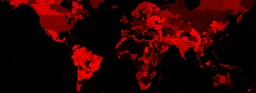
#> input picture state_id.png, 256 x 93 px, shrunk from 5632 x 2048 before the run
$ python build_state_borders.py
#> lines starting #> are read from the running program, lines starting #| are printed output that depends on the picture
import json
import numpy as np
from PIL import Image
from collections import defaultdict
import math

def simplify_segment(seg, epsilon=0.5):
    if len(seg) < 3: return seg
    pts = np.array(seg)
    line_vec = pts[-1] - pts[0]
    line_len = np.linalg.norm(line_vec)
    if line_len == 0:
        dists = np.linalg.norm(pts - pts[0], axis=1)
    else:
        line_unit = line_vec / line_len
        p_vecs = pts - pts[0]
        projs = np.dot(p_vecs, line_unit)
        projs = np.clip(projs, 0, line_len)
        closest = pts[0] + np.outer(projs, line_unit)
        dists = np.linalg.norm(pts - closest, axis=1)
    dmax = np.max(dists)
    index = np.argmax(dists)
    if dmax > epsilon:
        res1 = simplify_segment(seg[:index+1], epsilon)
        res2 = simplify_segment(seg[index:], epsilon)
        return res1[:-1] + res2
    else:
        return [seg[0], seg[-1]]

def smooth_segment(seg, iterations=2, window=3):
    if len(seg) < 3: return seg
    res = np.array(seg, dtype=float)
    for _ in range(iterations):
        smoothed = np.copy(res)
        for i in range(1, len(res)-1):
            smoothed[i] = np.mean(res[max(0, i-window//2) : min(len(res), i+window//2+1)], axis=0)
        res = smoothed
    return res.tolist()

print("Loading state_id.png...")
state_img = Image.open('state_id.png').convert('RGB')
state_arr = np.array(state_img)
state_map = state_arr[:,:,0].astype(np.int32) + (state_arr[:,:,1].astype(np.int32) << 8) + (state_arr[:,:,2].astype(np.int32) << 16)
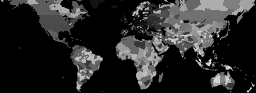
#> state_map: shape (93, 256) int32; min 0, max 1287, mean 205.2; drawn with min black and max white

h, w = state_map.shape
#> h = 93; w = 256
padded = np.zeros((h + 2, w + 2), dtype=np.int32) - 1
padded[1:-1, 1:-1] = state_map
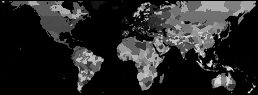
#> padded: shape (95, 258) int32; min -1, max 1287, mean 199.3; drawn with min black and max white

# Extract edges with orientation.
# Edge format: ( (x1,y1), (x2,y2) ) where state on RIGHT is state_right, state on LEFT is state_left
# For horizontal borders (between y and y+1):
# if padded[y, x] = S1 and padded[y+1, x] = S2
# edge goes from (x, y+1) to (x+1, y+1). S2 is on RIGHT, S1 is on LEFT.
# For vertical borders (between x and x+1):
# if padded[y, x] = S1 and padded[y, x+1] = S2
# edge goes from (x+1, y+1) to (x+1, y). S2 is on RIGHT, S1 is on LEFT.

edges = {} # (p1, p2) -> (state_left, state_right)
adj = defaultdict(list)
# We want edges where AT LEAST ONE state is > 0. If both are 0, it's water-water, ignore.
# Vertical edges:
for y in range(h+1):
    for x in range(w+1):
        s1 = padded[y, x]
        s2 = padded[y, x+1]
        if s1 != s2 and (s1 > 0 or s2 > 0):
            # Edge from (x+1, y+1) to (x+1, y)
            p1 = (x+1, y+1)
            p2 = (x+1, y)
            edges[(p1, p2)] = (s1, s2)
            edges[(p2, p1)] = (s2, s1)
            adj[p1].append(p2)
            adj[p2].append(p1)
#> after the loop, edges = 21140 items

# Horizontal edges:
for y in range(h+1):
    for x in range(w+1):
        s1 = padded[y, x]
        s2 = padded[y+1, x]
        if s1 != s2 and (s1 > 0 or s2 > 0):
            # Edge from (x, y+1) to (x+1, y+1)
            p1 = (x, y+1)
            p2 = (x+1, y+1)
            edges[(p1, p2)] = (s1, s2)
            edges[(p2, p1)] = (s2, s1)
            adj[p1].append(p2)
            adj[p2].append(p1)
#> after the loop, edges = 43166 items

# Find junctions (degree != 2)
junctions = {v for v, neighbors in adj.items() if len(neighbors) != 2}

# Trace segments
# A segment is a path between two junctions. If there's a closed loop without junctions, one point is chosen as a junction.
visited_edges = set()
segments = []

# Tracing efficiently
junction_set = set(junctions)
unvisited_edges = set()
for u in adj:
    for v in adj[u]:
        unvisited_edges.add((u, v))

# We also need a fast way to find unvisited edges from junctions
# Actually, we can just iterate over all junctions, and for each, process all its unvisited outgoing edges!
for start_v in list(junction_set):
    # For each outgoing edge from start_v
    for nxt in list(adj[start_v]):
        if (start_v, nxt) not in visited_edges:
            # We found an unvisited segment starting from start_v
            path = [start_v, nxt]
            visited_edges.add((start_v, nxt))
            visited_edges.add((nxt, start_v))
            unvisited_edges.discard((start_v, nxt))
            unvisited_edges.discard((nxt, start_v))

            s_left, s_right = edges[(start_v, nxt)]
            curr = nxt

            while curr not in junction_set:
                nxts = [n for n in adj[curr] if (curr, n) not in visited_edges]
                if not nxts: break
                nxt = nxts[0]
                visited_edges.add((curr, nxt))
                visited_edges.add((nxt, curr))
                unvisited_edges.discard((curr, nxt))
                unvisited_edges.discard((nxt, curr))
                path.append(nxt)
                curr = nxt

            segments.append({
                "path": path,
                "state_left": s_left,
                "state_right": s_right
            })
#> after the loop, curr = (12, 12); nxt = (216, 37); nxts = [(12, 12)]; path = [(12, 12), (12, 13), (13, 13), (14, 13), (14, 12), (13, 12), (12, 12)]; s_left = 1; s_right = 0; segments = 19366 items; visited_edges = 42642 items

# Any remaining unvisited edges belong to isolated loops without any junctions.
while unvisited_edges:
    u, v = unvisited_edges.pop()
    unvisited_edges.add((u, v)) # put it back to start loop
    start_v = u
    path = [start_v]
    curr = start_v

    while True:
        nxts = [n for n in adj[curr] if (curr, n) not in visited_edges]
        if not nxts: break
        nxt = nxts[0]
        visited_edges.add((curr, nxt))
        visited_edges.add((nxt, curr))
        unvisited_edges.discard((curr, nxt))
        unvisited_edges.discard((nxt, curr))
        path.append(nxt)
        curr = nxt
        if curr == start_v:
            break

    # For isolated loops, the first edge dictates left/right
    s_left, s_right = edges[(path[0], path[1])]
    segments.append({
        "path": path,
        "state_left": s_left,
        "state_right": s_right
    })
#> this loop made 61 passes
#> (v, s_left, s_right) on passes 1 to 12: ((211, 51), 0, 1), ((169, 77), 1, 0), ((253, 19), 1, 0), ((62, 79), 0, 1), ((98, 13), 0, 1), ((82, 38), 1, 0), ((124, 78), 0, 1), ((219, 57), 0, 1), ((157, 82), 1, 0), ((200, 75), 1, 0), ((172, 51), 0, 1), ((165, 81), 1, 0)
#> after the loop, segments = 19427 items; unvisited_edges = 0 items; visited_edges = 43166 items

print(f"Traced {len(segments)} segments.")
#| Traced 19427 segments.

# Smooth and LOD
print("Applying LODs...")
for seg in segments:
    path = seg["path"]
    smoothed = smooth_segment(path)
    # shift padding by -1
    smoothed = [[float(round(p[0]-1, 2)), float(round(p[1]-1, 2))] for p in smoothed]
    seg["lod0"] = smoothed
    seg["lod1"] = simplify_segment(smoothed, 1.0)
    seg["lod2"] = simplify_segment(smoothed, 5.0)
#> this loop made 19427 passes
#> (path, smoothed) on passes 1 to 3: ([(173, 40), (173, 39)], [[172, 39], [172, 38]]), ([(173, 40), (173, 41)], [[172, 39], [172, 40]]), ([(173, 40), (172, 40)], [[172, 39], [171, 39]])

# Build state boundaries
# For each state, we want to construct closed polygons.
# A state is formed by segments where state_right == S or state_left == S.
# If state_right == S, the segment (as is) goes around S counter-clockwise (wait, let's verify).
# For top-left pixel (0,0), S1 is inside, S2 is right. Edge goes (1,1)->(1,0). Right is S2.
# Standard: if state is on RIGHT, the path bounds it.
# We will collect all directed paths that have S on RIGHT.
# If a segment has state_left == S, we reverse it, so S is on RIGHT.

state_arcs = defaultdict(list)
for seg in segments:
    s_left = seg["state_left"]
    s_right = seg["state_right"]

    if s_right > 0:
        state_arcs[s_right].append({ "lod0": seg["lod0"], "lod1": seg["lod1"], "lod2": seg["lod2"] })
    if s_left > 0:
        state_arcs[s_left].append({ "lod0": seg["lod0"][::-1], "lod1": seg["lod1"][::-1], "lod2": seg["lod2"][::-1] })
#> this loop made 19427 passes
#> (s_left, s_right) on passes 1 to 3: (689, 692), (1013, 1009), (1009, 689)

# We want to connect the arcs into closed rings for each LOD
def build_rings(arcs, lod_key):
    # build a map from start_point to arc
    # due to float rounding, use a tight tolerance or exact string/tuple
    def pt_key(p): return (round(p[0], 2), round(p[1], 2))

    next_arc = defaultdict(list)
    for i, arc in enumerate(arcs):
        start_pt = pt_key(arc[lod_key][0])
        next_arc[start_pt].append(i)

    used = set()
    rings = []

    for i in range(len(arcs)):
        if i in used: continue

        ring = []
        curr = i
        while True:
            used.add(curr)
            arc_pts = arcs[curr][lod_key]
            # append all points except the last (which is the first of next)
            ring.extend(arc_pts[:-1])

            end_pt = pt_key(arc_pts[-1])
            nxts = next_arc.get(end_pt, [])
            # Find an unused next arc
            nxt_unused = [n for n in nxts if n not in used]
            if not nxt_unused:
                break
            curr = nxt_unused[0]
            if curr == i:
                break

        # Close the ring
        if ring:
            ring.append(ring[0])
            rings.append(ring)

    return rings

state_polygons = {}
for sid, arcs in state_arcs.items():
    state_polygons[str(sid)] = {
        "lod0": build_rings(arcs, "lod0"),
        "lod1": build_rings(arcs, "lod1"),
        "lod2": build_rings(arcs, "lod2")
    }

print("Saving state_polygons.json...")
with open("state_polygons.json", "w") as f:
    json.dump(state_polygons, f, separators=(',', ':'))

print("Loading states.json to check owners...")
with open("states.json", "r", encoding="utf-8") as f:
#> (reads states.json from the repository)
    states_data = json.load(f)

def get_owner(sid):
    if sid <= 0: return "WATER"
    return states_data.get(str(sid), {}).get("owner", "None")

internal_lines = {"lod0": [], "lod1": [], "lod2": []}
external_lines = {"lod0": [], "lod1": [], "lod2": []}

for seg in segments:
    o_left = get_owner(seg["state_left"])
    o_right = get_owner(seg["state_right"])

    if o_left == o_right and o_left not in ["WATER", "None"]:
        internal_lines["lod0"].append(seg["lod0"])
        internal_lines["lod1"].append(seg["lod1"])
        internal_lines["lod2"].append(seg["lod2"])
    else:
        external_lines["lod0"].append(seg["lod0"])
        external_lines["lod1"].append(seg["lod1"])
        external_lines["lod2"].append(seg["lod2"])

print("Saving internal_lines.json...")
with open("internal_lines.json", "w") as f:
    json.dump(internal_lines, f, separators=(',', ':'))

print("Saving external_lines.json...")
with open("external_lines.json", "w") as f:
    json.dump(external_lines, f, separators=(',', ':'))

print("Done!")
